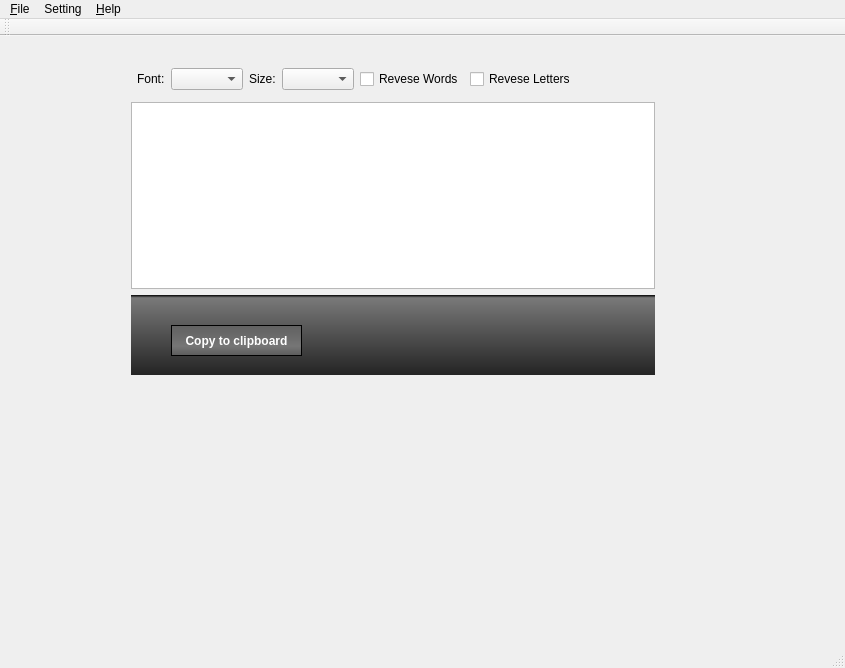
<?xml version="1.0" encoding="UTF-8"?>
<ui version="4.0">
 <class>MainWindow</class>
 <widget class="QMainWindow" name="MainWindow">
  <property name="geometry">
   <rect>
    <x>0</x>
    <y>0</y>
    <width>845</width>
    <height>668</height>
   </rect>
  </property>
  <property name="sizePolicy">
   <sizepolicy hsizetype="Preferred" vsizetype="Preferred">
    <horstretch>0</horstretch>
    <verstretch>0</verstretch>
   </sizepolicy>
  </property>
  <property name="windowTitle">
   <string>MainWindow</string>
  </property>
  <widget class="QWidget" name="centralWidget">
   <widget class="QWidget" name="gridLayoutWidget">
    <property name="geometry">
     <rect>
      <x>120</x>
      <y>20</y>
      <width>541</width>
      <height>331</height>
     </rect>
    </property>
    <layout class="QGridLayout" name="gridLayoutCentral">
     <property name="topMargin">
      <number>6</number>
     </property>
     <property name="rightMargin">
      <number>6</number>
     </property>
     <property name="bottomMargin">
      <number>6</number>
     </property>
     <item row="1" column="0">
      <widget class="QTextEdit" name="textEdit">
       <property name="font">
        <font>
         <family>B Koodak</family>
         <pointsize>12</pointsize>
         <weight>75</weight>
         <bold>true</bold>
        </font>
       </property>
      </widget>
     </item>
     <item row="0" column="0">
      <layout class="QHBoxLayout" name="horizontalLayout">
       <property name="margin">
        <number>6</number>
       </property>
       <item>
        <widget class="QLabel" name="label">
         <property name="text">
          <string>Font:</string>
         </property>
        </widget>
       </item>
       <item>
        <widget class="QComboBox" name="comboBoxFont"/>
       </item>
       <item>
        <widget class="QLabel" name="label_2">
         <property name="text">
          <string>Size:</string>
         </property>
        </widget>
       </item>
       <item>
        <widget class="QComboBox" name="comboBoxFontSize"/>
       </item>
       <item>
        <widget class="QCheckBox" name="checkBoxRevWord">
         <property name="text">
          <string>Revese Words</string>
         </property>
        </widget>
       </item>
       <item>
        <widget class="QCheckBox" name="checkBoxRevLetter">
         <property name="text">
          <string>Revese Letters</string>
         </property>
        </widget>
       </item>
       <item>
        <spacer name="horizontalSpacer">
         <property name="orientation">
          <enum>Qt::Horizontal</enum>
         </property>
         <property name="sizeHint" stdset="0">
          <size>
           <width>40</width>
           <height>20</height>
          </size>
         </property>
        </spacer>
       </item>
      </layout>
     </item>
     <item row="3" column="0">
      <widget class="QWidget" name="widget_2" native="true"/>
     </item>
     <item row="2" column="0">
      <widget class="QWidget" name="widget" native="true">
       <property name="minimumSize">
        <size>
         <width>50</width>
         <height>80</height>
        </size>
       </property>
       <property name="styleSheet">
        <string notr="true">background-color: qlineargradient(spread:pad, x1:0, y1:0, x2:0, y2:1, stop:0 rgba(0, 0, 0, 255), stop:0.0340909 rgba(121, 121, 121, 255), stop:1 rgba(36, 36, 36, 255));</string>
       </property>
       <widget class="QPushButton" name="pushButton">
        <property name="geometry">
         <rect>
          <x>40</x>
          <y>30</y>
          <width>131</width>
          <height>31</height>
         </rect>
        </property>
        <property name="autoFillBackground">
         <bool>false</bool>
        </property>
        <property name="styleSheet">
         <string notr="true">QPushButton:hover{ 
	background-color: qlineargradient(spread:reflect, x1:0, y1:0, x2:0, y2:1, 		stop:0 rgba(111, 111, 111, 255), stop:0.352273 rgba(120, 120, 120, 255), stop:0.681818 rgba(133, 133, 133, 255), stop:1 rgba(108, 108, 108, 255));
}
QPushButton:pressed{
	background-color: qlineargradient(spread:reflect, x1:0, y1:0, x2:0, y2:1, stop:0 rgba(93, 93, 93, 255), stop:0.352273 rgba(109, 109, 109, 255), stop:0.6875 rgba(117, 117, 117, 255), stop:1 rgba(93, 93, 93, 255));
 }

QPushButton{
	color: rgb(255, 255, 255);
	border-color: rgb(255, 0, 4);
	border:1px solid black;
	background-color: qlineargradient(spread:reflect, x1:0, y1:0, x2:0, y2:1, stop:0 rgba(97, 97, 97, 255), stop:0.352273 rgba(106, 106, 106, 255), stop:0.681818 rgba(118, 118, 118, 255), stop:1 rgba(91, 91, 91, 255));
	selection-background-color: rgb(181, 144, 255);
	font: 75 8pt &quot;Tahoma&quot;;font-weight: bold;
}</string>
        </property>
        <property name="text">
         <string>Copy to clipboard</string>
        </property>
       </widget>
      </widget>
     </item>
    </layout>
   </widget>
  </widget>
  <widget class="QMenuBar" name="menuBar">
   <property name="geometry">
    <rect>
     <x>0</x>
     <y>0</y>
     <width>845</width>
     <height>21</height>
    </rect>
   </property>
   <widget class="QMenu" name="menu_File">
    <property name="title">
     <string>&amp;File</string>
    </property>
    <widget class="QMenu" name="menuExport">
     <property name="title">
      <string>Export</string>
     </property>
     <addaction name="actionUnicode"/>
    </widget>
    <addaction name="action_Open"/>
    <addaction name="menuExport"/>
    <addaction name="separator"/>
    <addaction name="action_Exit"/>
   </widget>
   <widget class="QMenu" name="menu_Help">
    <property name="title">
     <string>&amp;Help</string>
    </property>
    <addaction name="actionAbout"/>
   </widget>
   <widget class="QMenu" name="menuSetting">
    <property name="title">
     <string>Setting</string>
    </property>
    <addaction name="actionUnicode_File"/>
   </widget>
   <addaction name="menu_File"/>
   <addaction name="menuSetting"/>
   <addaction name="menu_Help"/>
  </widget>
  <widget class="QToolBar" name="mainToolBar">
   <attribute name="toolBarArea">
    <enum>TopToolBarArea</enum>
   </attribute>
   <attribute name="toolBarBreak">
    <bool>false</bool>
   </attribute>
  </widget>
  <widget class="QStatusBar" name="statusBar"/>
  <action name="action_Open">
   <property name="icon">
    <iconset resource="resource.qrc">
     <normaloff>:/icon/icon/folder_empty.png</normaloff>:/icon/icon/folder_empty.png</iconset>
   </property>
   <property name="text">
    <string>&amp;Open</string>
   </property>
   <property name="shortcut">
    <string>Ctrl+O</string>
   </property>
  </action>
  <action name="action_Exit">
   <property name="text">
    <string>&amp;Exit</string>
   </property>
   <property name="shortcut">
    <string>Ctrl+Q</string>
   </property>
  </action>
  <action name="actionAbout">
   <property name="icon">
    <iconset resource="resource.qrc">
     <normaloff>:/icon/icon/application.png</normaloff>:/icon/icon/application.png</iconset>
   </property>
   <property name="text">
    <string>About</string>
   </property>
   <property name="shortcut">
    <string>F1</string>
   </property>
  </action>
  <action name="actionCharectrs">
   <property name="text">
    <string>Charectrs</string>
   </property>
  </action>
  <action name="actionUnicode">
   <property name="text">
    <string>Unicode</string>
   </property>
  </action>
  <action name="actionUnicode_File">
   <property name="icon">
    <iconset resource="resource.qrc">
     <normaloff>:/icon/icon/calendar.png</normaloff>:/icon/icon/calendar.png</iconset>
   </property>
   <property name="text">
    <string>Unicode File</string>
   </property>
  </action>
 </widget>
 <layoutdefault spacing="6" margin="11"/>
 <resources>
  <include location="resource.qrc"/>
 </resources>
 <connections/>
</ui>
